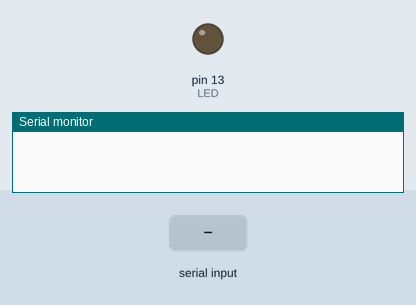
This sketch was run on a simulated Arduino Uno, built with avr-gcc and run on an emulated ATmega328P. On the bench: output pins drawn as LEDs (lit = HIGH), the last lines printed to the serial monitor. The inputs (shaded band) are chosen by the test bench.

Above: at 1.2 s.
1.3 s: "LED_ON\n" received over Serial
At 2.1 s:
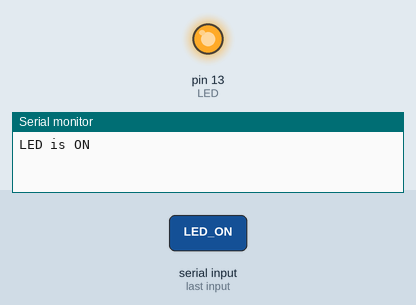
2.8 s: "LED_OFF\n" received over Serial
At 3.3 s:
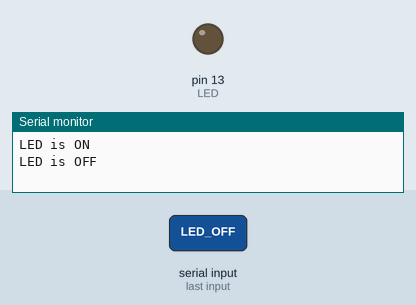
Timing chart, 0 to 5.8 s (numbered marks = the images above; inputs shaded):
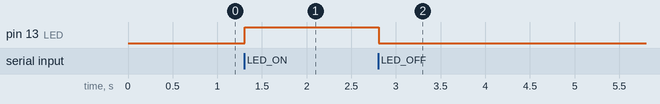

The sketch:

pySerial_with_arduino.ino
```cpp
#define LED 13
String str;

void setup() {
  pinMode(LED, OUTPUT);
  Serial.begin(9600);
}

void loop() {
  if (Serial.available()) {
    // 讀取傳入的字串直到"\n"結尾
    str = Serial.readStringUntil('\n');

    if (str == "LED_ON") {           // 若字串值是 "LED_ON" 開燈
        digitalWrite(LED, HIGH);     // 開燈
        Serial.println("LED is ON"); // 回應訊息給電腦
    } else if (str == "LED_OFF") {
        digitalWrite(LED, LOW);
        Serial.println("LED is OFF");
    }
  }
}
```

Measured:
- after the input at 1.3 s, pin 13 (LED): LOW → HIGH at once
- after the input at 2.8 s, pin 13 (LED): HIGH → LOW at once
